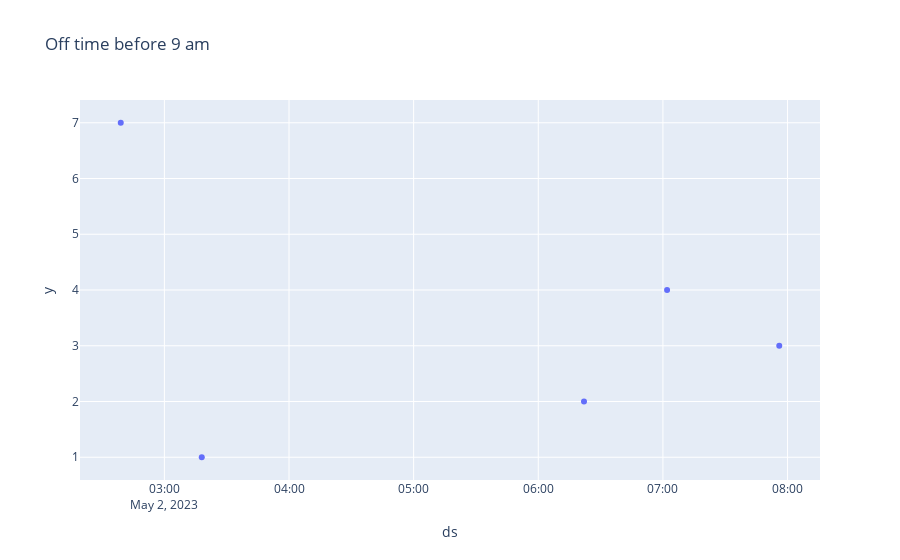

The code cell stored with this chart in its notebook:
### Markdown cell above
### 근무 외 시간(9시 이전)

### Code cell
# 근무 외 시간(9시 이전)
off_time_before_9 = gen_df[(gen_df['ds'] < '2023-05-02 08:00:00')].sample( n=5, random_state=42 )

# check anomal data
off_time_before_9['true'] = 1

print( off_time_before_9.shape )

print( 
    f'''
    max : {np.max(off_time_before_9.y)}
    min : {np.min(off_time_before_9.y)}      
    ''')

fig = px.scatter( off_time_before_9, x='ds', y='y', title='Off time before 9 am' )
fig.show()
off_time_before_9

### Figure 1 — Plotly figure (JSON) as saved in the notebook; plotly's stock layout.template omitted (floating-point values rounded to 4 significant figures)
{"data": [{"hovertemplate": "ds=%{x}<br>y=%{y}<extra></extra>", "legendgroup": "", "marker": {"color": "#636efa", "symbol": "circle"}, "mode": "markers", "name": "", "orientation": "v", "showlegend": false, "type": "scatter", "x": ["2023-05-02T02:39:00", "2023-05-02T06:22:00", "2023-05-02T03:18:00", "2023-05-02T07:02:00", "2023-05-02T07:56:00"], "xaxis": "x", "y": [7, 2, 1, 4, 3], "yaxis": "y"}], "layout": {"legend": {"tracegroupgap": 0}, "title": {"text": "Off time before 9 am"}, "xaxis": {"anchor": "y", "domain": [0, 1], "title": {"text": "ds"}}, "yaxis": {"anchor": "x", "domain": [0, 1], "title": {"text": "y"}}}}
